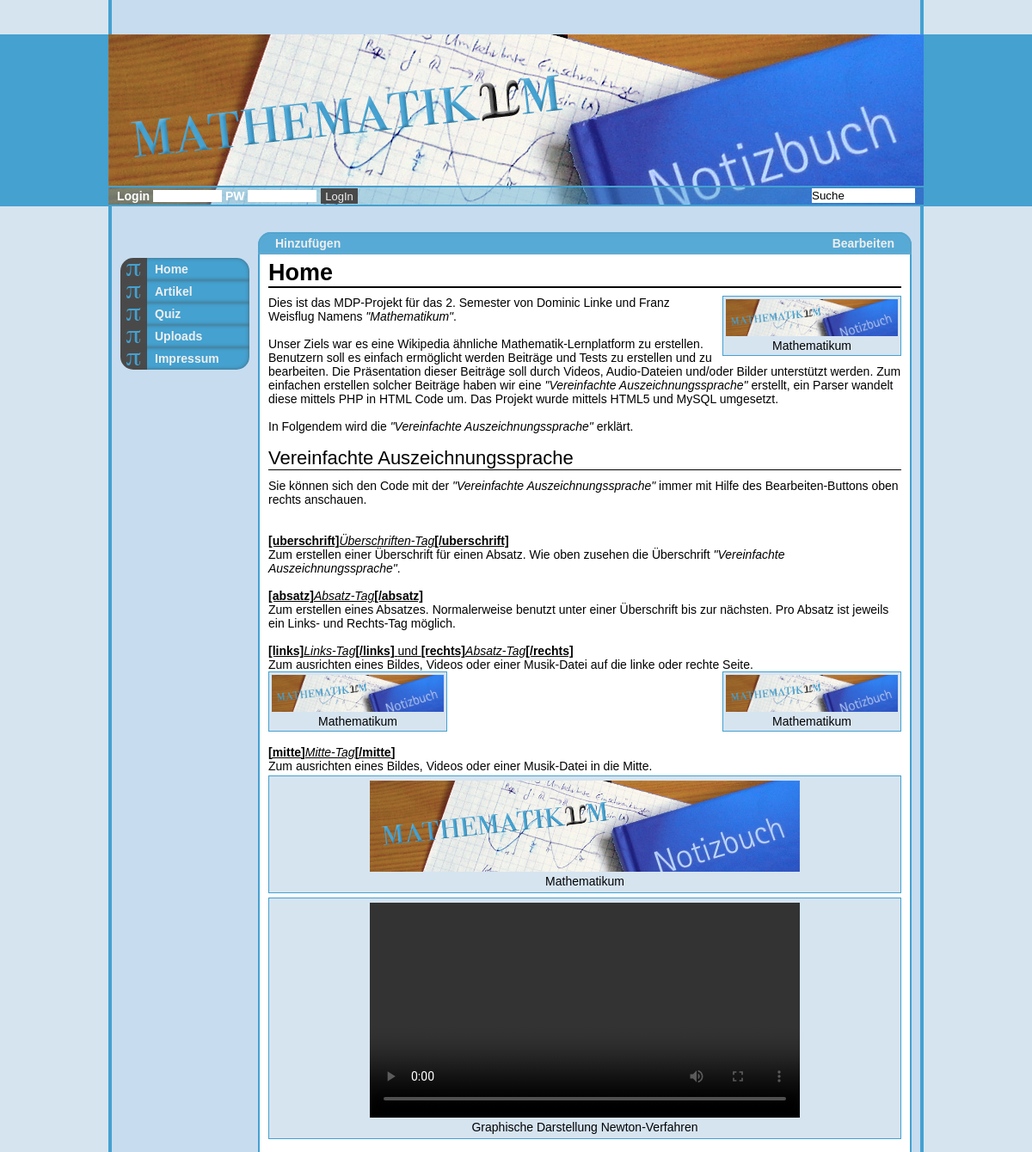
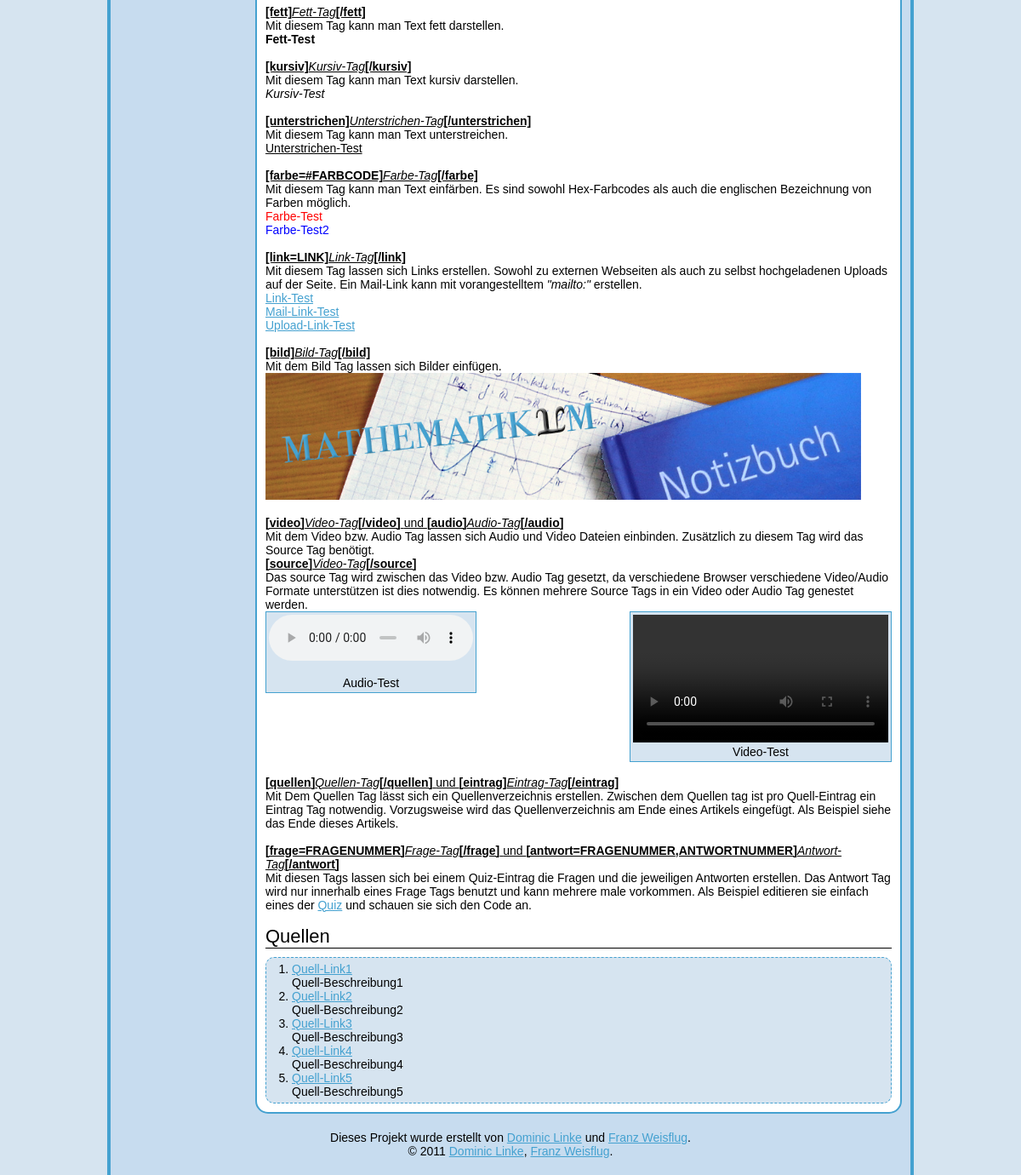
The page / on the database its author committed (2 pictures, top to bottom).
### tables this page shows
CREATE TABLE IF NOT EXISTS `navi` (
  `id` int(1) DEFAULT NULL,
  `name` varchar(20) DEFAULT NULL,
  `inhalt` longtext
);

### navi.php (the view, shortened to what this page needs)
<ul>
	<?php
	    $sql_navi="select * from navi";
		$db_erg_navi = mysql_query($sql_navi);
		while ($zeile_navi = mysql_fetch_array( $db_erg_navi, MYSQL_ASSOC)){
			echo "<li>";
			if($zeile_navi['name']=='Artikel' || $zeile_navi['id']=='2'){
				echo "<span class='nolink'>".$zeile_navi['name']."</span>";
			}
			else if ($zeile_navi['name']=='Quiz' || $zeile_navi['id']=='3'){
				echo "<span class='nolink'>".$zeile_navi['name']."</span>";
			}
			else {
				echo "<a href='index.php?naviid=".$zeile_navi['id']."'>";
				echo $zeile_navi['name'];
				echo "</a>";
			}
			echo "</li>";
		}
	?>
</ul>

### index.php (shortened to what this page needs)
<!DOCTYPE html>
<html lang="de">
<?php
    $naviid = $_GET["naviid"];
    $testid = $_GET["testid"];
    $artikelid = $_GET["artikelid"];
	$edit = $_GET["edit"];
	$add = $_GET["add"];
	$search = $_GET["search"];
	$delupload = $_GET["delupload"];
    if (!($naviid || $testid || $artikelid || $edit || $add || $search || $delupload)) {
    	$naviid = 1;
    }
?>
<head>
	<link rel="stylesheet" type="text/css" href="content/stylesheet/style.css">
</head>
<body onscroll="toolbarscroll();">
	<div id="frame">
		<div id="logo">
			<a href="index.php" id="logo-click"></a>
			<div id="search-admin-bar">
				<div id="search-admin-bar-login-wrapper">
					Login <input class="search-admin-bar-login-input" type="text" name="username" value="" />
					PW <input class="search-admin-bar-login-input" type="password" name="password" value="" />
					<input type="submit" id="search-admin-bar-login-button" value="LogIn"/>
				</div>
				<div id="search-admin-bar-search-wrapper">
					<form action="index.php?search=1" method="post">
						<input type="text" name="search" id="search-admin-bar-search" value="Suche" onblur="if(this.value=='')this.value='Suche';" onclick="if(this.value=='Suche')this.value='';">
					</form>
				</div>
			</div>
		</div>
		<div id="navi-content-wrapper">
			<div id="content-wrapper">
				<div id="admin-toolbar">
					<ul>
						<li>Hinzufügen
						</li>
						<li>
							<?php
								if ($naviid){
  									echo "<a href='index.php?naviid=".$naviid."&amp;edit=1"."'>";
  								}
  								echo "Bearbeiten</a>"
							?>
						</li>
					</ul>
				</div>
				<div id="content">
					<?php
  						if ($edit){
  							if ($naviid){
  								include 'edit_navi.php';
  							}
  							else if ($testid){
  								include 'edit_test.php';
  							}
  							else if ($artikelid){
  								include 'edit_artikel.php';
  							}
  						}
  						else {
  							if ($naviid){
  								include 'content_naviid.php';
  							}
  						}
					?>
				</div>
			</div>
			<div id="navi">
				<?php
					include 'navi.php';
				?>
			</div>
		</div>
		<div id="footer">
				Dieses Projekt wurde erstellt von <a href="index.php?naviid=5">Dominic Linke</a> und <a href="index.php?naviid=5">Franz Weisflug</a>. <br>
				&copy; 2011 <a href="index.php?naviid=5">Dominic Linke</a>, <a href="index.php?naviid=5">Franz Weisflug</a>.
		</div>
	</div>
</body>
</html>

### content_naviid.php (shortened to what this page needs)
<?php
	if ($naviid==4){
		 include 'show_upload.php';
	}
	else {
		$sql_content="SELECT * FROM  `navi` WHERE `navi`.`id` =".$naviid;
		$db_erg_content = mysql_query($sql_content);
		while ($zeile_content = mysql_fetch_array( $db_erg_content, MYSQL_ASSOC)){
			$title_content = $zeile_content['name'];
			$inhalt_content = nl2br($zeile_content['inhalt']);
			include 'content_parser.php';
		}
	}
?>

### content_parser.php (shortened to what this page needs)
<?php
	function linkLenght($treffer) {
		$url = trim($treffer[1]);
		if(substr($url,0,7)!= 'http://' && substr($url,0,7)!= 'uploads' && substr($url,0,7)!= 'mailto:' && substr($url,0,5)!= 'index')
			$url = "http://".$url;
		if(strlen(trim($treffer[2]))!=0)
			$linkname = $treffer[2];
		else
			$linkname = $treffer[1];
		$ergebnis = "<a href=\"".$url."\" target=\"_blank\">".$linkname."</a>";
		return $ergebnis;
	}
	function picSize($treffer) {
		return " <img src=\"".$treffer[1]."\" alt=\"".$treffer[1]."\">";
	}
	function src_umwandeln($a){
		return "[source]uploads/".rawurlencode($a[1])."[/source]";
	}
	function source_type($b) {
		if($b[2]=='wav') {
			return '<source src="'.$b[1].'.'.$b[2].'" type="audio/'.$b[2].'" />';
		}
		else {
			return '<source src="'.$b[1].'.'.$b[2].'" type="video/'.$b[2].'" />';
		}
	}
	$inhalt_content = preg_replace_callback('/\[source\]uploads\/(.*)\[\/source\]/Usi', 'src_umwandeln', $inhalt_content);
	$inhalt_content = preg_replace("/\[fett\](.*)\[\/fett\]/Usi", "<b>\\1</b>", $inhalt_content);
	$inhalt_content = preg_replace("/\[kursiv\](.*)\[\/kursiv\]/Usi", "<i>\\1</i>", $inhalt_content);
	$inhalt_content = preg_replace("/\[unterstrichen\](.*)\[\/unterstrichen\]/Usi", "<u>\\1</u>", $inhalt_content);
	$inhalt_content = preg_replace("/\[farbe=(.*)\](.*)\[\/farbe\]/Usi", "<span style=\"color:\\1;\">\\2</span>", $inhalt_content);
	$inhalt_content = preg_replace_callback("/\[link=(.*)\](.*)\[\/link\]/Usi", 'linkLenght', $inhalt_content);
	$inhalt_content = preg_replace_callback("/\[bild\](.*)\[\/bild\]/Usi", 'picSize', $inhalt_content);
	$inhalt_content = preg_replace("/\[uberschrift\](.*)\[\/uberschrift\]/Usi", "<div class=\"headline-small\">\\1</div>", $inhalt_content);
	$inhalt_content = preg_replace("/\[absatz\](.*)\[\/absatz\]/Usi", "<div class=\"absatz\">\\1<div style=\"clear: both;\"></div></div>", $inhalt_content);
	$inhalt_content = preg_replace("/\[links\](.*)\[\/links\]/Usi", "<div class=\"links\">\\1</div>", $inhalt_content);
	$inhalt_content = preg_replace("/\[rechts\](.*)\[\/rechts\]/Usi", "<div class=\"rechts\">\\1</div>", $inhalt_content);
	$inhalt_content = preg_replace("/\[mitte\](.*)\[\/mitte\]/Usi", "<div class=\"mitte\">\\1</div>", $inhalt_content);
	$inhalt_content = preg_replace("/\[quellen\](.*)\[\/quellen\]/Usi", "<div class=\"headline-small\">Quellen</div><ul id=\"quellen\">\\1</ul>", $inhalt_content);
	$inhalt_content = preg_replace("/\[eintrag\](.*)\[\/eintrag\]/Usi", "<li>\\1</li>", $inhalt_content);
	$inhalt_content = preg_replace("/\<\/li\>\<br \/\>/Usi", "</li>", $inhalt_content);
	$inhalt_content = preg_replace("/\[video\](.*)\[\/video\]/Usi", "<video class=\"video\" controls=\"controls\">\\1 Browser unterstützt Video tag nicht.</video>", $inhalt_content);
	$inhalt_content = preg_replace("/\[audio\](.*)\[\/audio\]/Usi", "<audio class=\"audio\" controls=\"controls\">\\1 Browser unterstützt Audio tag nicht.</audio>", $inhalt_content);
	$inhalt_content = preg_replace_callback("/\[source\](.*)\.(.*)\[\/source\]/Usi", 'source_type', $inhalt_content);
	$inhalt_content = preg_replace("/\<\/div\>\<br \/\>/Usi", "</div>", $inhalt_content);
	$inhalt_content = preg_replace("/†/Usi", "", $inhalt_content);
	echo '<div class="headline-big">'.$title_content.'</div>';
	echo $inhalt_content;
?>

### rows shown on the page
navi: name "Home", inhalt "Mathematikum Dies ist das MDP-Projekt für das 2. Semester von Dominic Linke und Franz Weisflug Namens \"Mathematikum\" . Unser Ziels war es eine Wikipedia ähnliche Mathematik-Lernplatform zu erstellen. Benutzern soll es einfach ermöglicht werden Beiträge und Tests zu erstellen und zu bearbeiten. Die Präsentation dieser Beiträge soll durch Videos, Audio-Dateien und/oder Bilder unterstützt werden. Zum einfachen erstellen solcher Beiträge haben wir eine \"Vereinfachte Auszeichnungssprache\" erstellt, ein Parser wandelt diese mittels PHP in HTML Code um. Das Projekt wurde mittels HTML5 und MySQL umgesetzt. In Folgendem wird die \"Vereinfachte Auszeichnungssprache\" erklärt. Vereinfachte…", linkname "Link-Test Mail-Link-Test Upload-Link-Test Quiz Quell-Link1 Quell-Link2 Quell-Link3 Quell-Link4 Quell-Link5"
navi: name "Artikel"
navi: name "Quiz"
navi: name "Uploads"
navi: name "Impressum"
